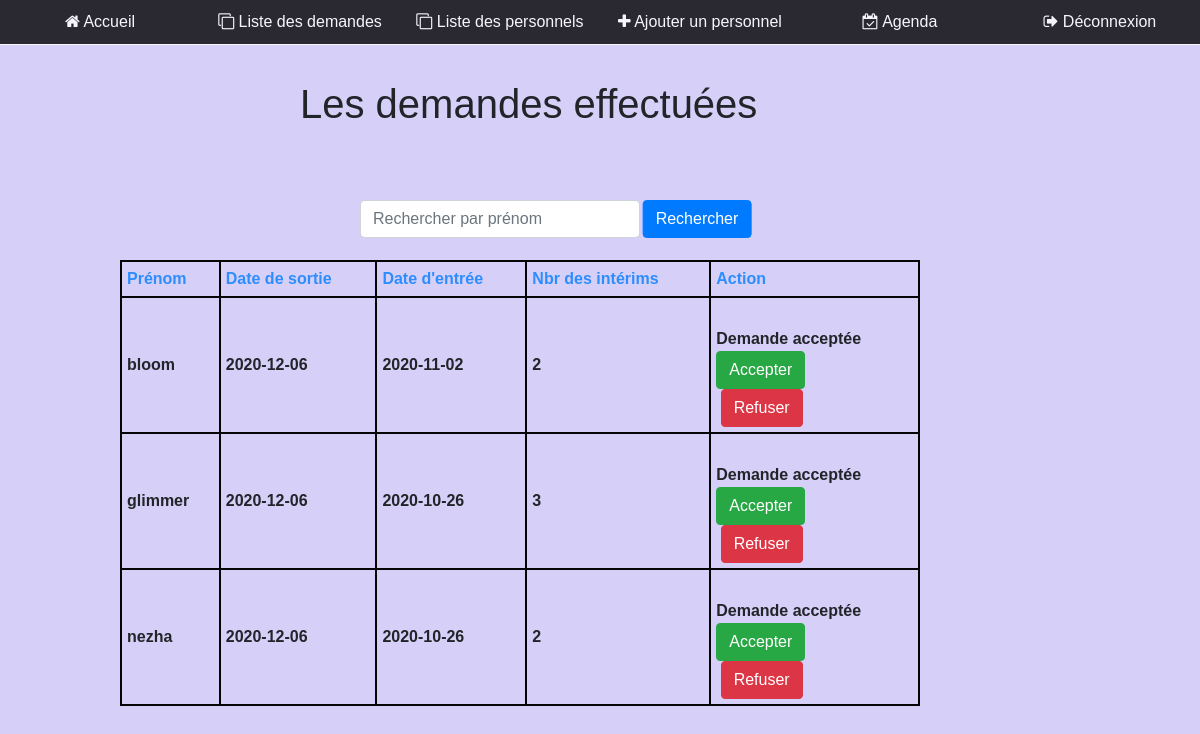
/refuse.php, run on the app's committed database.
### tables this page shows
CREATE TABLE `dmd` (
  `id` int(11) NOT NULL,
  `cin` varchar(255) NOT NULL,
  `nom` text NOT NULL,
  `prénom` text NOT NULL,
  `email` varchar(255) NOT NULL,
  `Edate` date NOT NULL,
  `Sdate` date NOT NULL,
  `intérim` int(11) NOT NULL,
  `RA` int(11) NOT NULL
);

### refuse.php (the view, shortened to what this page needs)
<!DOCTYPE html PUBLIC "-//W3C//DTD XHTML 1.0 Strict//EN" "http://www.w3.org/TR/xhtml1/DTD/xhtml1-strict.dtd">
<html xmlns:o="urn:schemas-microsoft-com:office:office" __expr-val-dir="ltr" lang="fr-fr" dir="ltr">
<html>
    <head>
        <link rel="stylesheet" href="https://stackpath.bootstrapcdn.com/bootstrap/4.3.1/css/bootstrap.min.css">
        <link rel="stylesheet" href="https://stackpath.bootstrapcdn.com/font-awesome/4.7.0/css/font-awesome.min.css">
        <link rel="stylesheet" href="https://stackpath.bootstrapcdn.com/font-awesome/4.7.0/css/font-awesome.min.css">
        <link rel="stylesheet" href="list_dm.css">
    </head>
    <body>
        <nav id="navigation">
            <ul class="parent">
                <li><a href="index_val.php"><i class="fa fa-home" aria-hidden="true"></i> Accueil</a></li>
                <li><a href="liste_demandes.php" ><i class="fa fa-clone" aria-hidden="true"></i> Liste des demandes</a></li>
                <li><a href="liste_perso.php" ><i class="fa fa-clone" aria-hidden="true"></i> Liste des personnels</a></li>
                <li><a href="ajout_perso.php" ><i class="fa fa-plus" aria-hidden="true"></i> Ajouter un personnel</a></li>
                <li><a href="github/index2.php"><i class="fa fa-calendar-check-o" aria-hidden="true" ></i> Agenda</a>
                <li><a href="logout.php" ><i class="fa fa-sign-out" aria-hidden="true" ></i> Déconnexion</a></li>
            </ul>
        </nav>
    </body>
</html>
<?php
require 'config.php' ;
$sql = "SELECT * FROM  `dmd`  " ;
$results = mysqli_query($conn , $sql) or die ("bad query");
?>
<form action="" >
        <input type="text" class="form-control" name="a" placeholder="Rechercher par prénom" style="width:280px;">
        <button class="btn btn-primary" id="search">Rechercher</button>
</form>
<h1>Les demandes effectuées</h1>
<table >
    <thead>
        <tr><div class="noms">
            <th>Prénom</th>
            <th>Date de sortie</th>
            <th>Date d'entrée</th>
            <th>Nbr des intérims</th>
            <th>Action</th>
            </div>
        </tr>
    </thead>
    <tbody>
    <?php foreach($results as $result):?>
        <tr>
            <th><?= $result['prénom']?></th>
            <th><?= $result['Sdate']?></th>
            <th><?= $result['Edate']?></th>
            <th><?= $result['intérim']?></th>
            <th>
            <?php if($result['RA'] == 1){
                echo "<br>"."Demande acceptée";
            }
            else if($result['RA'] == 0){
                echo "<br>"."Demande refusée";
            }
            ?>
            <br><button class="btn btn-success">
                <a href="accept.php?idA=<?= $result['id']; ?>" style="text-decoration: none ; "> Accepter</a>
                </button>
                <br> &nbsp;<button class="btn btn-danger">
                 <a href="refuse.php?idR=<?= $result['id']; ?>" style="text-decoration: none ; "> Refuser</a>
                </button>
            </th>
        </tr>
        <?php endforeach ?>
    </tbody>
</table>

### list_dm.css (style rules this page uses)
nav { margin-left: -40px; margin-top: -15.8px; }
body { background-color: #D6D0F9; box-sizing: border-box; font-family: sans-serif; }
li { list-style: none; }
a { text-decoration: none; color: white; }
ul.parent > li { float: left; width: 16.666%; text-align: center; padding-top: 10px; padding-bottom: 10px; background: black; opacity: .8; cursor: pointer; border-bottom: 0.5px solid white; text-decoration: none; font-size: 16px; }
h1 { position: absolute; top: 10%; left: 25%; }
form { position: absolute; top: 25%; left: 30%; }
#search { transform: translate(260% , -100%); }
table { position: absolute; left: 10%; top: 20%; border-collapse: collapse; min-width: 800px; width: auto; cursor: pointer; margin: 100px auto ; border: 2px solid rgb(5, 5, 5); }
th, td { padding: 5px 5px ; border: 1px solid rgb(5, 5, 5); }
tbody tr , td ,th { border: 2px solid rgb(5, 5, 5); }

### refuse.php (style rules this page uses)
thead tr { color: #2d8dfd; text-align: left; }

### data on the page
dmd: prénom "bloom", Sdate "2020-12-06", Edate "2020-11-02", intérim "2", RA "Demande acceptée"
dmd: prénom "glimmer", Sdate "2020-12-06", Edate "2020-10-26", intérim "3", RA "Demande acceptée"
dmd: prénom "nezha", Sdate "2020-12-06", Edate "2020-10-26", intérim "2", RA "Demande acceptée"
